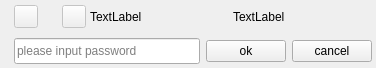
<?xml version="1.0" encoding="UTF-8"?>
<ui version="4.0">
 <class>WirelessConnectionWidget</class>
 <widget class="QWidget" name="WirelessConnectionWidget">
  <property name="geometry">
   <rect>
    <x>0</x>
    <y>0</y>
    <width>376</width>
    <height>68</height>
   </rect>
  </property>
  <property name="windowTitle">
   <string/>
  </property>
  <layout class="QGridLayout" name="gridLayout_2">
   <property name="leftMargin">
    <number>10</number>
   </property>
   <property name="topMargin">
    <number>0</number>
   </property>
   <property name="rightMargin">
    <number>0</number>
   </property>
   <property name="bottomMargin">
    <number>0</number>
   </property>
   <property name="spacing">
    <number>0</number>
   </property>
   <item row="0" column="0">
    <widget class="QWidget" name="widget" native="true">
     <layout class="QHBoxLayout" name="horizontalLayout" stretch="0,0,0,1,1">
      <property name="spacing">
       <number>4</number>
      </property>
      <property name="leftMargin">
       <number>4</number>
      </property>
      <property name="topMargin">
       <number>4</number>
      </property>
      <property name="rightMargin">
       <number>4</number>
      </property>
      <property name="bottomMargin">
       <number>4</number>
      </property>
      <item>
       <widget class="StyledButton" name="toolButtonConnectStatu">
        <property name="enabled">
         <bool>false</bool>
        </property>
        <property name="text">
         <string/>
        </property>
        <property name="icon">
         <iconset theme="ks-net-connected">
          <normaloff>.</normaloff>.</iconset>
        </property>
       </widget>
      </item>
      <item>
       <widget class="LoadingLabel" name="labelLoading">
        <property name="minimumSize">
         <size>
          <width>16</width>
          <height>16</height>
         </size>
        </property>
        <property name="maximumSize">
         <size>
          <width>16</width>
          <height>16</height>
         </size>
        </property>
        <property name="text">
         <string/>
        </property>
       </widget>
      </item>
      <item>
       <widget class="StyledButton" name="toolButtonSignalStrength">
        <property name="enabled">
         <bool>false</bool>
        </property>
        <property name="styleSheet">
         <string notr="true"/>
        </property>
        <property name="text">
         <string/>
        </property>
       </widget>
      </item>
      <item>
       <widget class="QLabel" name="labelName">
        <property name="text">
         <string>TextLabel</string>
        </property>
       </widget>
      </item>
      <item>
       <widget class="QLabel" name="labelInfo">
        <property name="text">
         <string>TextLabel</string>
        </property>
       </widget>
      </item>
     </layout>
    </widget>
   </item>
   <item row="1" column="0">
    <widget class="QWidget" name="widgetPassword" native="true">
     <layout class="QGridLayout" name="gridLayout">
      <property name="leftMargin">
       <number>4</number>
      </property>
      <property name="topMargin">
       <number>4</number>
      </property>
      <property name="rightMargin">
       <number>4</number>
      </property>
      <property name="bottomMargin">
       <number>4</number>
      </property>
      <item row="0" column="1">
       <widget class="QPushButton" name="btnOkPassword">
        <property name="text">
         <string>ok</string>
        </property>
       </widget>
      </item>
      <item row="0" column="0">
       <widget class="QLineEdit" name="lineEditPassword">
        <property name="minimumSize">
         <size>
          <width>0</width>
          <height>26</height>
         </size>
        </property>
        <property name="echoMode">
         <enum>QLineEdit::PasswordEchoOnEdit</enum>
        </property>
        <property name="placeholderText">
         <string>please input password</string>
        </property>
       </widget>
      </item>
      <item row="0" column="2">
       <widget class="QPushButton" name="btnCancelPassword">
        <property name="text">
         <string>cancel</string>
        </property>
       </widget>
      </item>
     </layout>
    </widget>
   </item>
  </layout>
 </widget>
 <customwidgets>
  <customwidget>
   <class>StyledButton</class>
   <extends>QToolButton</extends>
   <header>lib/widgets/styled-button.h</header>
  </customwidget>
  <customwidget>
   <class>LoadingLabel</class>
   <extends>QLabel</extends>
   <header>lib/widgets/loading-label.h</header>
  </customwidget>
 </customwidgets>
 <resources/>
 <connections/>
</ui>
